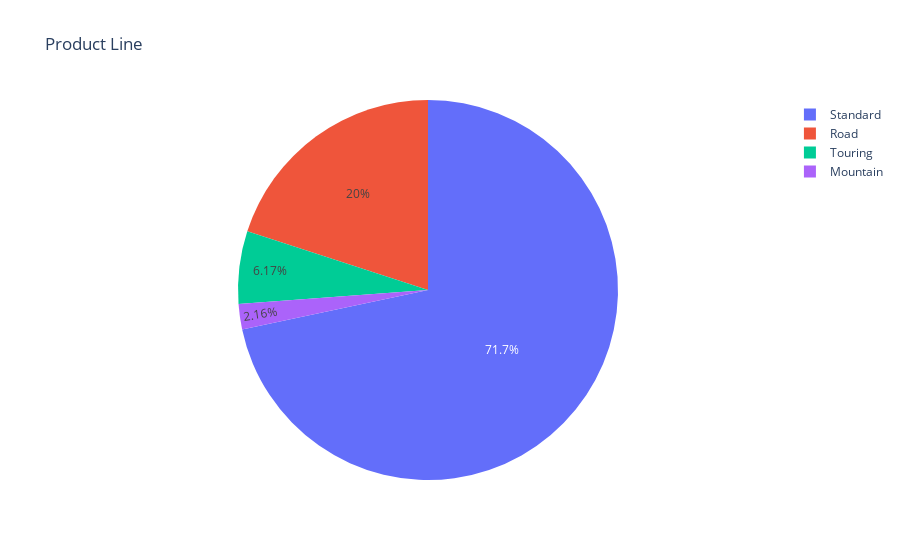

This figure's notebook cell:
### Code cell
fig = go.Figure()
fig = go.Figure([go.Pie( labels = product_line.index, values = product_line.values )])
fig.update_layout(title_text = 'Product Line')
fig.show()

### Figure 1 — Plotly figure (JSON) as saved in the notebook; plotly's stock layout.template omitted (floating-point values rounded to 4 significant figures)
{"data": [{"labels": ["Standard", "Road", "Touring", "Mountain"], "type": "pie", "values": [13620, 3802, 1172, 410]}], "layout": {"title": {"text": "Product Line"}}}
